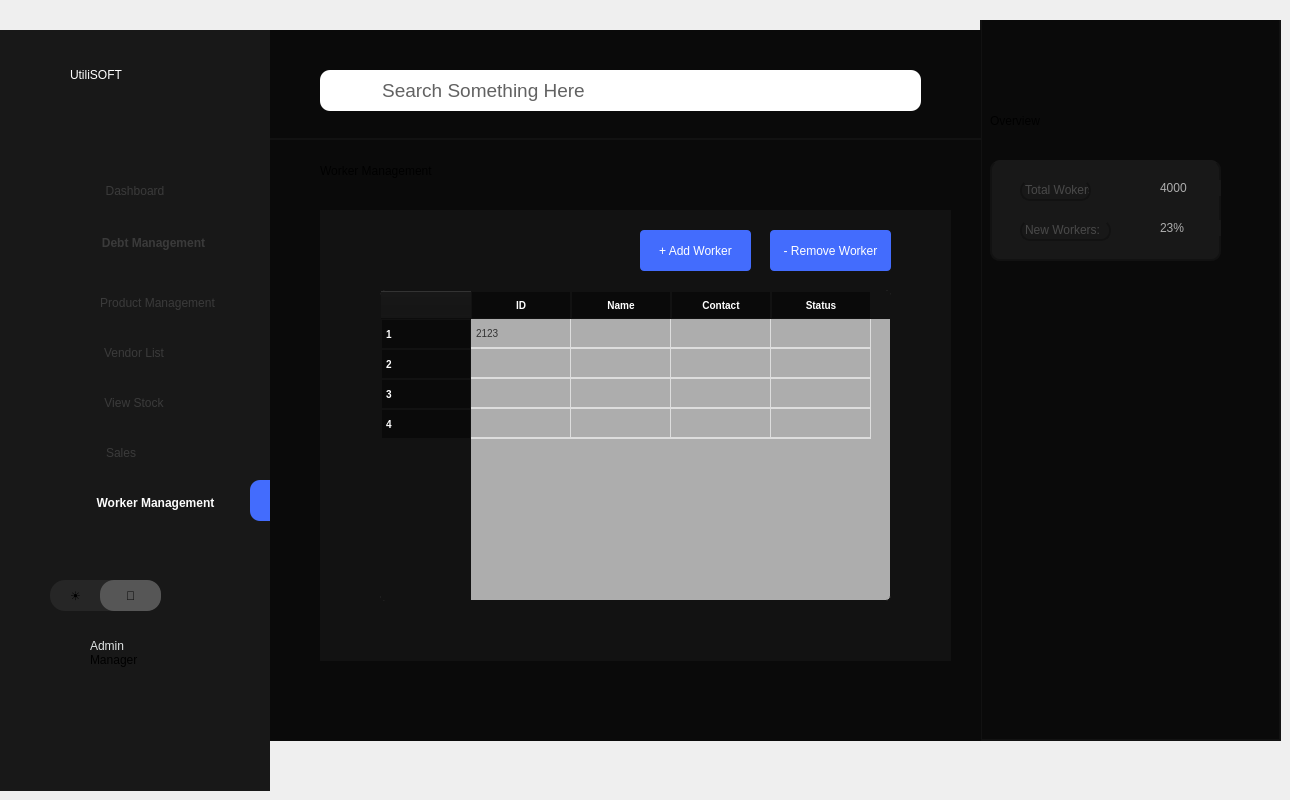
    <widget class="QWidget" name="worker">
     <widget class="QFrame" name="frame_10">
      <property name="geometry">
       <rect>
        <x>0</x>
        <y>30</y>
        <width>270</width>
        <height>761</height>
       </rect>
      </property>
      <property name="styleSheet">
       <string notr="true">max-width:270px;
max-height:768px;
background-color:#181818;</string>
      </property>
      <widget class="QLabel" name="label_276">
       <property name="geometry">
        <rect>
         <x>70</x>
         <y>10</y>
         <width>181</width>
         <height>70</height>
        </rect>
       </property>
       <property name="styleSheet">
        <string notr="true">max-height:70px;
max-width:200px;
background:transparent;
font: 700 28pt &quot;Century Gothic&quot;;
color:white;
 text-align: center; 
 vertical-align: middle;</string>
       </property>
       <property name="text">
        <string>UtiliSOFT</string>
       </property>
      </widget>
      <widget class="QPushButton" name="page71">
       <property name="geometry">
        <rect>
         <x>0</x>
         <y>100</y>
         <width>270</width>
         <height>81</height>
        </rect>
       </property>
       <property name="styleSheet">
        <string notr="true">margin-top:40px;
        /* Full width of sidebar */
  height: 45px;        /* Optimal button height */
  text-align: center;    /* Align text to the left */
   /* Add space for text from the edge */
      /* Use flexbox for alignment */
 /* Align text &amp; icon vertically */
  gap: 10px; 

	border:none;
color:#3a3a3a;</string>
       </property>
       <property name="text">
        <string>Dashboard</string>
       </property>
      </widget>
      <widget class="QPushButton" name="page72">
       <property name="geometry">
        <rect>
         <x>-2</x>
         <y>190</y>
         <width>271</width>
         <height>45</height>
        </rect>
       </property>
       <property name="styleSheet">
        <string notr="true">
     /* Full width of sidebar */
  height: 45px;        /* Optimal button height */
  text-align: center;    /* Align text to the left */
  padding-left: 40px;  /* Add space for text from the edge */
     /* Use flexbox for alignment */
/* Align text &amp; icon vertically */
  gap: 10px; 
	border:none;

font-weight:600;
	border:none;
color:#3a3a3a;</string>
       </property>
       <property name="text">
        <string>Debt Management</string>
       </property>
      </widget>
      <widget class="QPushButton" name="page73">
       <property name="geometry">
        <rect>
         <x>0</x>
         <y>250</y>
         <width>270</width>
         <height>45</height>
        </rect>
       </property>
       <property name="styleSheet">
        <string notr="true">
         /* Full width of sidebar */
  height: 45px;        /* Optimal button height */
  text-align: center;    /* Align text to the left */
/* Add space for text from the edge */
  display: flex;       /* Use flexbox for alignment */
  align-items: center; /* Align text &amp; icon vertically */
  gap: 10px; 
	border:none;
color:#3a3a3a;
padding-left: 45px;</string>
       </property>
       <property name="text">
        <string>Product Management</string>
       </property>
      </widget>
      <widget class="QPushButton" name="page74">
       <property name="geometry">
        <rect>
         <x>-1</x>
         <y>300</y>
         <width>270</width>
         <height>45</height>
        </rect>
       </property>
       <property name="styleSheet">
        <string notr="true">
         /* Full width of sidebar */
  height: 45px;        /* Optimal button height */
  text-align: center;    /* Align text to the left */
  /* Add space for text from the edge */
  display: flex;       /* Use flexbox for alignment */
  align-items: center; /* Align text &amp; icon vertically */
  gap: 10px; 
	border:none;
color:#3a3a3a;</string>
       </property>
       <property name="text">
        <string>Vendor List</string>
       </property>
      </widget>
      <widget class="QPushButton" name="page75">
       <property name="geometry">
        <rect>
         <x>-1</x>
         <y>350</y>
         <width>270</width>
         <height>45</height>
        </rect>
       </property>
       <property name="styleSheet">
        <string notr="true">    /* Full width of sidebar */
  height: 45px;        /* Optimal button height */
  text-align: center;    /* Align text to the left */
    /* Add space for text from the edge */

  gap: 10px; 
	border:none;
color:#3a3a3a;</string>
       </property>
       <property name="text">
        <string>View Stock</string>
       </property>
      </widget>
      <widget class="QPushButton" name="page76">
       <property name="geometry">
        <rect>
         <x>0</x>
         <y>400</y>
         <width>270</width>
         <height>45</height>
        </rect>
       </property>
       <property name="styleSheet">
        <string notr="true">      /* Full width of sidebar */
  height: 45px;        /* Optimal button height */
  text-align: center;
padding-right:28px;    /* Align text to the left */
 /* Align text &amp; icon vertically */
  gap: 10px; 
	border:none;
color:#3a3a3a;</string>
       </property>
       <property name="text">
        <string>Sales</string>
       </property>
      </widget>
      <widget class="QPushButton" name="pushButton_93">
       <property name="geometry">
        <rect>
         <x>50</x>
         <y>550</y>
         <width>111</width>
         <height>31</height>
        </rect>
       </property>
       <property name="styleSheet">
        <string notr="true">max-height:37px;
border-radius:15px;
background:#262626;
text-align:left;
padding-left : 20px;</string>
       </property>
       <property name="text">
        <string>☀</string>
       </property>
      </widget>
      <widget class="QPushButton" name="pushButton_94">
       <property name="geometry">
        <rect>
         <x>100</x>
         <y>550</y>
         <width>61</width>
         <height>31</height>
        </rect>
       </property>
       <property name="styleSheet">
        <string notr="true">max-height:37px;
border:3px;
background:#565656;
border-radius:14px;</string>
       </property>
       <property name="text">
        <string>🌙</string>
       </property>
      </widget>
      <widget class="QLabel" name="label_277">
       <property name="geometry">
        <rect>
         <x>90</x>
         <y>600</y>
         <width>121</width>
         <height>31</height>
        </rect>
       </property>
       <property name="styleSheet">
        <string notr="true">font: 18pt &quot;Microsoft Sans Serif&quot;;
color:#e0e4e4;
</string>
       </property>
       <property name="text">
        <string>Admin</string>
       </property>
      </widget>
      <widget class="QLabel" name="label_297">
       <property name="geometry">
        <rect>
         <x>90</x>
         <y>620</y>
         <width>61</width>
         <height>20</height>
        </rect>
       </property>
       <property name="styleSheet">
        <string notr="true">background:none;
</string>
       </property>
       <property name="text">
        <string>Manager</string>
       </property>
      </widget>
      <widget class="QWidget" name="widget_100" native="true">
       <property name="geometry">
        <rect>
         <x>250</x>
         <y>450</y>
         <width>20</width>
         <height>41</height>
        </rect>
       </property>
       <property name="styleSheet">
        <string notr="true">background:#436cfd;
border-top-left-radius: 10px;
    border-bottom-left-radius: 10px;
   border-top-right-radius: 0px;
    border-bottom-right-radius: 0px;</string>
       </property>
      </widget>
      <widget class="QLabel" name="label_298">
       <property name="geometry">
        <rect>
         <x>70</x>
         <y>150</y>
         <width>21</width>
         <height>21</height>
        </rect>
       </property>
       <property name="styleSheet">
        <string notr="true">background-color:transparent;
background-image: url(&quot;:/new/prefix1/images/dashboard-square-02-Stroke-Rounded.png&quot;);
    background-repeat: no-repeat;
    background-position: center;
    background-origin: content;</string>
       </property>
       <property name="text">
        <string/>
       </property>
       <property name="scaledContents">
        <bool>true</bool>
       </property>
      </widget>
      <widget class="QLabel" name="label_299">
       <property name="geometry">
        <rect>
         <x>60</x>
         <y>200</y>
         <width>41</width>
         <height>31</height>
        </rect>
       </property>
       <property name="styleSheet">
        <string notr="true">background-color:transparent;
background-image: url(&quot;:/new/prefix1/images/invoice-Stroke-Rounded.png&quot;);
    background-repeat: no-repeat;
    background-position: center;
    background-origin: content;</string>
       </property>
       <property name="text">
        <string/>
       </property>
       <property name="scaledContents">
        <bool>true</bool>
       </property>
      </widget>
      <widget class="QLabel" name="label_300">
       <property name="geometry">
        <rect>
         <x>50</x>
         <y>600</y>
         <width>40</width>
         <height>40</height>
        </rect>
       </property>
       <property name="styleSheet">
        <string notr="true">background-color:transparent;
background-image: url(&quot;:/new/prefix1/images/user-circle-02-Stroke-Rounded.png&quot;);
    background-repeat: no-repeat;
    background-position: center;
    background-origin: content;
	</string>
       </property>
       <property name="text">
        <string/>
       </property>
       <property name="scaledContents">
        <bool>true</bool>
       </property>
      </widget>
      <widget class="QLabel" name="label_301">
       <property name="geometry">
        <rect>
         <x>60</x>
         <y>400</y>
         <width>41</width>
         <height>41</height>
        </rect>
       </property>
       <property name="styleSheet">
        <string notr="true">background-color:transparent;
background-image: url(&quot;:/new/prefix1/images/shopping-cart-02-Stroke-Rounded.png&quot;);
    background-repeat: no-repeat;
    background-position: center;
    background-origin: content;</string>
       </property>
       <property name="text">
        <string/>
       </property>
       <property name="scaledContents">
        <bool>true</bool>
       </property>
      </widget>
      <widget class="QLabel" name="label_302">
       <property name="geometry">
        <rect>
         <x>60</x>
         <y>250</y>
         <width>41</width>
         <height>41</height>
        </rect>
       </property>
       <property name="styleSheet">
        <string notr="true">background-color:transparent;
background-image: url(&quot;:/new/prefix1/images/package-Stroke-Rounded.png&quot;);
    background-repeat: no-repeat;
    background-position: center;
    background-origin: content;</string>
       </property>
       <property name="text">
        <string/>
       </property>
       <property name="scaledContents">
        <bool>true</bool>
       </property>
      </widget>
      <widget class="QLabel" name="label_303">
       <property name="geometry">
        <rect>
         <x>60</x>
         <y>300</y>
         <width>41</width>
         <height>41</height>
        </rect>
       </property>
       <property name="styleSheet">
        <string notr="true">background-color:transparent;
background-image: url(&quot;:/new/prefix1/images/invoice-02-Stroke-Rounded.png&quot;);
    background-repeat: no-repeat;
    background-position: center;
    background-origin: content;</string>
       </property>
       <property name="text">
        <string/>
       </property>
       <property name="scaledContents">
        <bool>true</bool>
       </property>
      </widget>
      <widget class="QLabel" name="label_304">
       <property name="geometry">
        <rect>
         <x>60</x>
         <y>350</y>
         <width>41</width>
         <height>41</height>
        </rect>
       </property>
       <property name="styleSheet">
        <string notr="true">background-color:transparent;
background-image: url(&quot;:/new/prefix1/images//folder-view-Stroke-Rounded.png&quot;);
    background-repeat: no-repeat;
    background-position: center;
    background-origin: content;</string>
       </property>
       <property name="text">
        <string/>
       </property>
       <property name="scaledContents">
        <bool>true</bool>
       </property>
      </widget>
      <widget class="QPushButton" name="page77">
       <property name="geometry">
        <rect>
         <x>0</x>
         <y>450</y>
         <width>271</width>
         <height>45</height>
        </rect>
       </property>
       <property name="styleSheet">
        <string notr="true">
     /* Full width of sidebar */
  height: 45px;        /* Optimal button height */
  text-align: center;    /* Align text to the left */
  padding-left: 40px;  /* Add space for text from the edge */
     /* Use flexbox for alignment */
/* Align text &amp; icon vertically */
  gap: 10px; 
	border:none;

font-weight:600;
	border:none;
color:#fcfcfc;;</string>
       </property>
       <property name="text">
        <string>Worker Management</string>
       </property>
      </widget>
      <widget class="QLabel" name="label_319">
       <property name="geometry">
        <rect>
         <x>70</x>
         <y>460</y>
         <width>31</width>
         <height>31</height>
        </rect>
       </property>
       <property name="styleSheet">
        <string notr="true">background-color:transparent;
background-image: url(&quot;:/new/prefix1/images/user-circle-Stroke-Rounded.png&quot;);
    background-repeat: no-repeat;
    background-position: center;
    background-origin: content;</string>
       </property>
       <property name="text">
        <string/>
       </property>
       <property name="scaledContents">
        <bool>true</bool>
       </property>
      </widget>
      <zorder>label_276</zorder>
      <zorder>page71</zorder>
      <zorder>page72</zorder>
      <zorder>page73</zorder>
      <zorder>page74</zorder>
      <zorder>page75</zorder>
      <zorder>page76</zorder>
      <zorder>pushButton_93</zorder>
      <zorder>pushButton_94</zorder>
      <zorder>label_277</zorder>
      <zorder>label_297</zorder>
      <zorder>label_298</zorder>
      <zorder>label_299</zorder>
      <zorder>label_300</zorder>
      <zorder>label_301</zorder>
      <zorder>label_302</zorder>
      <zorder>label_303</zorder>
      <zorder>label_304</zorder>
      <zorder>page77</zorder>
      <zorder>label_319</zorder>
      <zorder>widget_100</zorder>
     </widget>
     <widget class="QWidget" name="widget_101" native="true">
      <property name="geometry">
       <rect>
        <x>980</x>
        <y>20</y>
        <width>301</width>
        <height>721</height>
       </rect>
      </property>
      <property name="styleSheet">
       <string notr="true">background:#0a0a0a;
border: 2px solid #121212;
border-top:none;</string>
      </property>
      <widget class="QWidget" name="widget_102" native="true">
       <property name="geometry">
        <rect>
         <x>10</x>
         <y>140</y>
         <width>231</width>
         <height>101</height>
        </rect>
       </property>
       <property name="styleSheet">
        <string notr="true">border-radius: 10px;
background:#181818;</string>
       </property>
       <widget class="QLabel" name="label_305">
        <property name="geometry">
         <rect>
          <x>30</x>
          <y>20</y>
          <width>71</width>
          <height>21</height>
         </rect>
        </property>
        <property name="styleSheet">
         <string notr="true">color:#494949;
</string>
        </property>
        <property name="text">
         <string>Total Wokers:</string>
        </property>
       </widget>
       <widget class="QLabel" name="label_306">
        <property name="geometry">
         <rect>
          <x>30</x>
          <y>60</y>
          <width>91</width>
          <height>21</height>
         </rect>
        </property>
        <property name="styleSheet">
         <string notr="true">color:#494949;
</string>
        </property>
        <property name="text">
         <string>New Workers:</string>
        </property>
       </widget>
       <widget class="QLabel" name="label_308">
        <property name="geometry">
         <rect>
          <x>170</x>
          <y>20</y>
          <width>91</width>
          <height>16</height>
         </rect>
        </property>
        <property name="styleSheet">
         <string notr="true">border:none;
color:#adadad;</string>
        </property>
        <property name="text">
         <string>4000</string>
        </property>
       </widget>
       <widget class="QLabel" name="label_309">
        <property name="geometry">
         <rect>
          <x>170</x>
          <y>60</y>
          <width>91</width>
          <height>16</height>
         </rect>
        </property>
        <property name="styleSheet">
         <string notr="true">border:none;
color:#adadad;</string>
        </property>
        <property name="text">
         <string>23%</string>
        </property>
       </widget>
      </widget>
      <widget class="QWidget" name="widget_103" native="true">
       <property name="geometry">
        <rect>
         <x>980</x>
         <y>0</y>
         <width>301</width>
         <height>720</height>
        </rect>
       </property>
       <property name="styleSheet">
        <string notr="true">background:#0a0a0a;
border: 2px solid #121212;
border-top:none;</string>
       </property>
       <widget class="QLabel" name="label_311">
        <property name="geometry">
         <rect>
          <x>20</x>
          <y>20</y>
          <width>111</width>
          <height>61</height>
         </rect>
        </property>
        <property name="styleSheet">
         <string notr="true">font: 16pt &quot;Sans Serif Collection&quot;;
border:none;</string>
        </property>
        <property name="text">
         <string>Overview</string>
        </property>
       </widget>
       <widget class="QWidget" name="widget_104" native="true">
        <property name="geometry">
         <rect>
          <x>20</x>
          <y>80</y>
          <width>271</width>
          <height>141</height>
         </rect>
        </property>
        <property name="styleSheet">
         <string notr="true">border-radius: 10px;
background:#181818;</string>
        </property>
        <widget class="QLabel" name="label_312">
         <property name="geometry">
          <rect>
           <x>30</x>
           <y>20</y>
           <width>71</width>
           <height>21</height>
          </rect>
         </property>
         <property name="styleSheet">
          <string notr="true">color:#494949;
</string>
         </property>
         <property name="text">
          <string>Total Sales:</string>
         </property>
        </widget>
        <widget class="QLabel" name="label_313">
         <property name="geometry">
          <rect>
           <x>30</x>
           <y>60</y>
           <width>71</width>
           <height>21</height>
          </rect>
         </property>
         <property name="styleSheet">
          <string notr="true">color:#494949;
</string>
         </property>
         <property name="text">
          <string>Total Profit:</string>
         </property>
        </widget>
        <widget class="QLabel" name="label_314">
         <property name="geometry">
          <rect>
           <x>30</x>
           <y>100</y>
           <width>91</width>
           <height>21</height>
          </rect>
         </property>
         <property name="styleSheet">
          <string notr="true">color:#494949;
</string>
         </property>
         <property name="text">
          <string>Remaining Stock:</string>
         </property>
        </widget>
        <widget class="QLabel" name="label_315">
         <property name="geometry">
          <rect>
           <x>170</x>
           <y>20</y>
           <width>91</width>
           <height>16</height>
          </rect>
         </property>
         <property name="styleSheet">
          <string notr="true">border:none;
color:#adadad;</string>
         </property>
         <property name="text">
          <string>4000</string>
         </property>
        </widget>
        <widget class="QLabel" name="label_316">
         <property name="geometry">
          <rect>
           <x>170</x>
           <y>60</y>
           <width>91</width>
           <height>16</height>
          </rect>
         </property>
         <property name="styleSheet">
          <string notr="true">border:none;
color:#adadad;</string>
         </property>
         <property name="text">
          <string>23%</string>
         </property>
        </widget>
        <widget class="QLabel" name="label_317">
         <property name="geometry">
          <rect>
           <x>170</x>
           <y>100</y>
           <width>91</width>
           <height>16</height>
          </rect>
         </property>
         <property name="styleSheet">
          <string notr="true">border:none;
color:#adadad;</string>
         </property>
         <property name="text">
          <string>3978</string>
         </property>
        </widget>
       </widget>
       <widget class="QLabel" name="label_318">
        <property name="geometry">
         <rect>
          <x>30</x>
          <y>240</y>
          <width>141</width>
          <height>61</height>
         </rect>
        </property>
        <property name="styleSheet">
         <string notr="true">font: 16pt &quot;Sans Serif Collection&quot;;
border:none;</string>
        </property>
        <property name="text">
         <string>Weekly Report</string>
        </property>
       </widget>
       <widget class="QTableWidget" name="tableWidget_22">
        <property name="geometry">
         <rect>
          <x>20</x>
          <y>310</y>
          <width>271</width>
          <height>231</height>
         </rect>
        </property>
        <property name="styleSheet">
         <string notr="true">QTableWidget, QTableView {
    border: 1px solid #121212;
    border-radius: 5px;
    gridline-color: #ddd;
    background-color: #adadad;
    font-size: 10px;
    font-family: Arial, sans-serif;
    color: #333;
    selection-background-color: #0078D7;
    selection-color: white;
}

QHeaderView::section {
    background-color:#0a0a0a;
    color: white;
    padding: 4px;
    border: 1px solid #121212;
    font-size: 10px;
    font-weight: bold;
    text-align: center;
}

QTableWidget::item, QTableView::item {
    padding: 2px;
    border-bottom: 1px solid #ddd;
    text-align: center;
}

QTableWidget::item:selected, QTableView::item:selected {
    background-color: #0078D7;
    color: white;
}

QTableCornerButton::section {
    background-color: #adadad;
    border: 1px solid #adadad;
	border-top-left-radius: 8px;
  
}
</string>
        </property>
        <row/>
        <row/>
        <row/>
        <row/>
        <column>
         <property name="text">
          <string>Total Sales</string>
         </property>
        </column>
        <column>
         <property name="text">
          <string>Total Profit</string>
         </property>
        </column>
        <column>
         <property name="text">
          <string>Remaining Debtors</string>
         </property>
        </column>
        <column>
         <property name="text">
          <string>Remaining Stock</string>
         </property>
        </column>
        <item row="0" column="0">
         <property name="text">
          <string>2123</string>
         </property>
        </item>
       </widget>
      </widget>
      <widget class="QLabel" name="label_321">
       <property name="geometry">
        <rect>
         <x>10</x>
         <y>70</y>
         <width>181</width>
         <height>61</height>
        </rect>
       </property>
       <property name="styleSheet">
        <string notr="true">font: 16pt &quot;Sans Serif Collection&quot;;
border:none;</string>
       </property>
       <property name="text">
        <string>Overview</string>
       </property>
      </widget>
     </widget>
     <widget class="QWidget" name="widget_106" native="true">
      <property name="geometry">
       <rect>
        <x>270</x>
        <y>30</y>
        <width>711</width>
        <height>111</height>
       </rect>
      </property>
      <property name="styleSheet">
       <string notr="true">border:5px;
background:#0a0a0a;
border: 3px solid #121212;
border-right:none;
border-top:none;
border-left:none;


</string>
      </property>
      <widget class="QLabel" name="label_322">
       <property name="geometry">
        <rect>
         <x>50</x>
         <y>40</y>
         <width>601</width>
         <height>41</height>
        </rect>
       </property>
       <property name="font">
        <font>
         <family>Microsoft Sans Serif</family>
         <pointsize>14</pointsize>
         <italic>false</italic>
         <bold>false</bold>
        </font>
       </property>
       <property name="styleSheet">
        <string notr="true">  border-radius: 10px; 
font: 14pt &quot;Microsoft Sans Serif&quot;;
background: white;
 padding-left: 15px;
color:#626262;
border:none;
</string>
       </property>
       <property name="text">
        <string>        Search Something Here </string>
       </property>
      </widget>
      <widget class="QLabel" name="label_323">
       <property name="geometry">
        <rect>
         <x>60</x>
         <y>50</y>
         <width>31</width>
         <height>21</height>
        </rect>
       </property>
       <property name="styleSheet">
        <string notr="true">border-radius:10px;
border:none;
background-color:none;
  background-image: url(&quot;:/new/prefix1/images/search-01-Stroke-Rounded.png&quot;);
    background-repeat: no-repeat;
    background-position: center;
    background-origin: content;</string>
       </property>
       <property name="text">
        <string/>
       </property>
       <property name="scaledContents">
        <bool>true</bool>
       </property>
      </widget>
     </widget>
     <widget class="QWidget" name="widget_107" native="true">
      <property name="geometry">
       <rect>
        <x>270</x>
        <y>140</y>
        <width>711</width>
        <height>601</height>
       </rect>
      </property>
      <property name="styleSheet">
       <string notr="true">background:#0a0a0a;</string>
      </property>
      <widget class="QLabel" name="label_324">
       <property name="geometry">
        <rect>
         <x>50</x>
         <y>0</y>
         <width>181</width>
         <height>61</height>
        </rect>
       </property>
       <property name="styleSheet">
        <string notr="true">font: 16pt &quot;Sans Serif Collection&quot;;
border:none;</string>
       </property>
       <property name="text">
        <string>Worker Management</string>
       </property>
      </widget>
      <widget class="QWidget" name="widget_108" native="true">
       <property name="geometry">
        <rect>
         <x>50</x>
         <y>70</y>
         <width>631</width>
         <height>451</height>
        </rect>
       </property>
       <property name="styleSheet">
        <string notr="true">background : #121212;</string>
       </property>
       <widget class="QTableWidget" name="tableWidget_23">
        <property name="geometry">
         <rect>
          <x>60</x>
          <y>80</y>
          <width>511</width>
          <height>311</height>
         </rect>
        </property>
        <property name="styleSheet">
         <string notr="true">QTableWidget, QTableView {
    border: 1px solid #121212;
    border-radius: 5px;
    gridline-color: #ddd;
    background-color: #adadad;
    font-size: 10px;
    font-family: Arial, sans-serif;
    color: #333;
    selection-background-color: #0078D7;
    selection-color: white;
	MAX-WIDTH:600PX;
}



QHeaderView::section {
	width : 80px;
    background-color:#0a0a0a;
    color: white;
    padding: 4px;
    border: 1px solid #121212;
    font-size: 10px;
    font-weight: bold;
    content-align: center;
}

QTableWidget::item, QTableView::item {
    padding: 2px;
    border-bottom: 1px solid #ddd;
    text-align: center;
	 min-width: 250px;
}

QTableWidget::item:selected, QTableView::item:selected {
    background-color: #0078D7;
    color: white;

}

QTableCornerButton::section {
    background-color: #adadad;
    border: 1px solid #adadad;
	border-top-left-radius: 8px;

  
}
</string>
        </property>
        <row/>
        <row/>
        <row/>
        <row/>
        <column>
         <property name="text">
          <string>ID</string>
         </property>
        </column>
        <column>
         <property name="text">
          <string>Name</string>
         </property>
        </column>
        <column>
         <property name="text">
          <string>Contact</string>
         </property>
        </column>
        <column>
         <property name="text">
          <string>Status</string>
         </property>
        </column>
        <item row="0" column="0">
         <property name="text">
          <string>2123</string>
         </property>
         <property name="icon">
          <iconset theme="QIcon::ThemeIcon::FormatJustifyCenter"/>
         </property>
        </item>
        <item row="0" column="1">
         <property name="text">
          <string/>
         </property>
         <property name="textAlignment">
          <set>AlignCenter</set>
         </property>
         <property name="icon">
          <iconset theme="QIcon::ThemeIcon::FormatJustifyCenter"/>
         </property>
         <property name="flags">
          <set>ItemIsSelectable|ItemIsDragEnabled|ItemIsDropEnabled|ItemIsUserCheckable|ItemIsEnabled</set>
         </property>
        </item>
        <item row="0" column="2">
         <property name="text">
          <string/>
         </property>
         <property name="icon">
          <iconset theme="QIcon::ThemeIcon::FormatJustifyCenter"/>
         </property>
        </item>
        <item row="0" column="3">
         <property name="text">
          <string/>
         </property>
         <property name="font">
          <font>
           <family>Times New Roman</family>
          </font>
         </property>
         <property name="icon">
          <iconset theme="QIcon::ThemeIcon::FormatJustifyCenter"/>
         </property>
        </item>
       </widget>
       <widget class="QPushButton" name="pushButton_95">
        <property name="geometry">
         <rect>
          <x>450</x>
          <y>20</y>
          <width>121</width>
          <height>41</height>
         </rect>
        </property>
        <property name="styleSheet">
         <string notr="true">background:#436cfd;
font: 500 10pt &quot;Microsoft Sans Serif&quot;;
color:white;
border-radius: 4px;
</string>
        </property>
        <property name="text">
         <string>- Remove Worker</string>
        </property>
       </widget>
       <widget class="QPushButton" name="pushButton_96">
        <property name="geometry">
         <rect>
          <x>320</x>
          <y>20</y>
          <width>111</width>
          <height>41</height>
         </rect>
        </property>
        <property name="styleSheet">
         <string notr="true">background:#436cfd;
font: 500 10pt &quot;Microsoft Sans Serif&quot;;
color:white;
border-radius: 4px;
</string>
        </property>
        <property name="text">
         <string>+ Add Worker</string>
        </property>
       </widget>
      </widget>
     </widget>
    </widget>
